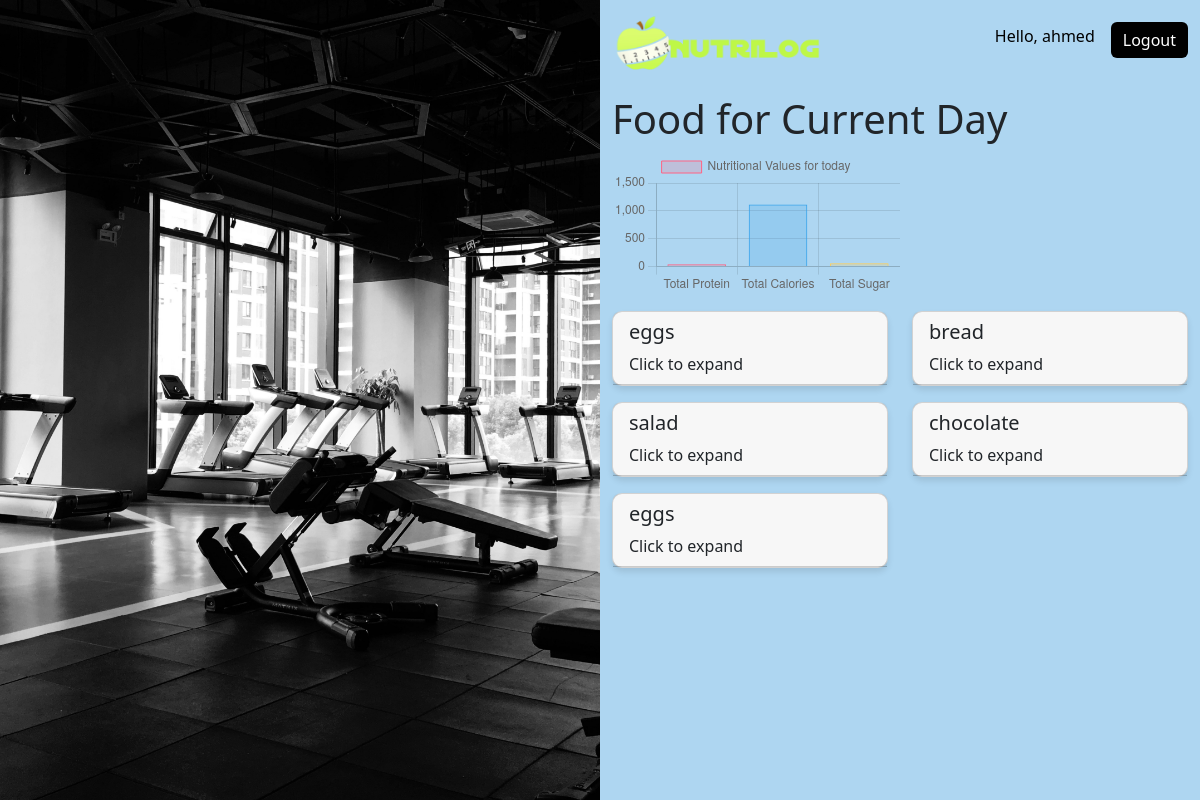
The page /user/profile/ (signed in) on the database its author committed.
### counter/models.py (models this page shows, shortened)
class CalorieData(models.Model):
    user = models.ForeignKey(User, on_delete=models.CASCADE)
    food_name = models.CharField(max_length=100)
    date = models.DateField()
    calories = models.FloatField()
    carbohydrates_total_g = models.FloatField()
    cholesterol_mg = models.FloatField()
    fat_saturated_g = models.FloatField()
    fat_total_g = models.FloatField()
    fiber_g = models.FloatField()
    potassium_mg = models.FloatField()
    protein_g = models.FloatField()
    sodium_mg = models.FloatField()
    sugar_g = models.FloatField()

### accounts/views.py (the view)
# urls.py: path('profile/', views.profile_view, name='profile_view'),
def profile_view(request):
    user_id = request.user.id
    current_date = timezone.now().date()
    calorie_data = CalorieData.objects.filter(user_id=user_id, date=current_date)
    total_protein = sum(data.protein_g for data in calorie_data)
    total_calories = sum(data.calories for data in calorie_data)
    total_sugar = sum(data.sugar_g for data in calorie_data)
    context = {
        'calorie_data': calorie_data,
        'total_protein': total_protein,
        'total_calories': total_calories,
        'total_sugar': total_sugar
    }
    return render(request, 'profile.html', context)

### accounts/templates/profile.html (shortened to what this page needs)
<!DOCTYPE html>
{% load static %}
<html lang="en">
<head>
    <link href="https://cdn.jsdelivr.net/npm/bootstrap@5.2.0-beta1/dist/css/bootstrap.min.css" rel="stylesheet" />
    <link href="{% static 'style.css' %}" rel="stylesheet" type="text/css" />
</head>
<body>
    <div class="container-fluid">
        <div class="row" style="height: 100vh;">
            <div class="col-md-6 p-0 d-flex align-items-center justify-content-center" style="background-image: url('{% static 'images/profile.jpg' %}'); background-size: cover; background-position: center;">
            </div>
            <div class="col-md-6 d-flex flex-column justify-content-start align-items-stretch" style="background-color: #AED6F1;">
                <div class="d-flex justify-content-between align-items-start mt-3">
                    <div>  <a href="{% url 'home' %}"><img src="{% static 'images/Logo.png' %}" class="img-responsive logo mb-3" /> </a></div>
                    <div class="d-flex align-items-center">
                        {% if user.is_authenticated %}
                            <p class="text-black me-3 mt-2">Hello, {{ user.username }}</p>
                            <form method="POST" action="{% url 'accounts:logout_user' %}">
                                <button type="submit" class="btn btn-primary" style="background-color: black; border: none;">Logout</button>
                            </form>
                        {% endif %}
                    </div>
                </div>
                <h1>Food for Current Day</h1>
                <div class="col-md-6">
                    <canvas id="myChart"></canvas>
                </div>
                <div class="row mt-3">
                    {% if calorie_data %}
                    {% for data in calorie_data %}
                    <div class="col-md-6">
                        <div class="card mb-3">
                            <div class="card-header" data-bs-toggle="collapse" href="#collapse{{ forloop.counter }}">
                                <h5 class="card-title">{{ data.food_name }}</h5>
                                <p class="card-text">Click to expand</p>
                            </div>
                        </div>
                    </div>
                    {% endfor %}
                    {% else %}
                        <p>No food consumed for the current day.</p>
                    {% endif %}
                </div>
            </div>
            </div>
        </div>
    <script>
        // Get the data from Django template variables
        var totalProtein = {{ total_protein }};
        var totalCalories = {{ total_calories }};
        var totalSugar = {{ total_sugar }};
        // Create a bar chart
        var ctx = document.getElementById('myChart').getContext('2d');
        var myChart = new Chart(ctx, {
            type: 'bar',
            data: {
                labels: ['Total Protein', 'Total Calories', 'Total Sugar'],
                datasets: [{
                    label: 'Nutritional Values for today',
                    data: [totalProtein, totalCalories, totalSugar],
                    backgroundColor: [
                        'rgba(255, 99, 132, 0.2)',
                        'rgba(54, 162, 235, 0.2)',
                        'rgba(255, 206, 86, 0.2)'
                    ],
                    borderColor: [
                        'rgba(255, 99, 132, 1)',
                        'rgba(54, 162, 235, 1)',
                        'rgba(255, 206, 86, 1)'
                    ],
                    borderWidth: 1
                }]
            },
            options: {
                scales: {
                    y: {
                        beginAtZero: true
                    }
                }
            }
        });
    </script>
</body>
</html>

### foodie/static/style.css (style rules this page uses)
body { background-color: #f6fbf4; }
.logo { width: 13em; height: 63px; }
h1 { font-weight: 300; }
.logo { position: relative; }
.logo::before { content: ""; position: absolute; top: 0; left: 0; width: 100%; height: 100%; background-color: rgba(0, 0, 0, 0.2); border-radius: inherit; }

### accounts/templates/profile.html (style rules this page uses)
.card { background-color: white; border-radius: 10px; box-shadow: 0 4px 6px rgba(0, 0, 0, 0.1); transition: all 0.3s ease; cursor: pointer; }

### rows shown on the page
CalorieData: food_name "eggs"
CalorieData: food_name "bread"
CalorieData: food_name "salad"
CalorieData: food_name "chocolate"
CalorieData: food_name "eggs"

### other values the page prints
{{ user.username }} "ahmed"
chart data {{ total_protein }} 43.3
chart data {{ total_calories }} 1114.0
chart data {{ total_sugar }} 60.1
